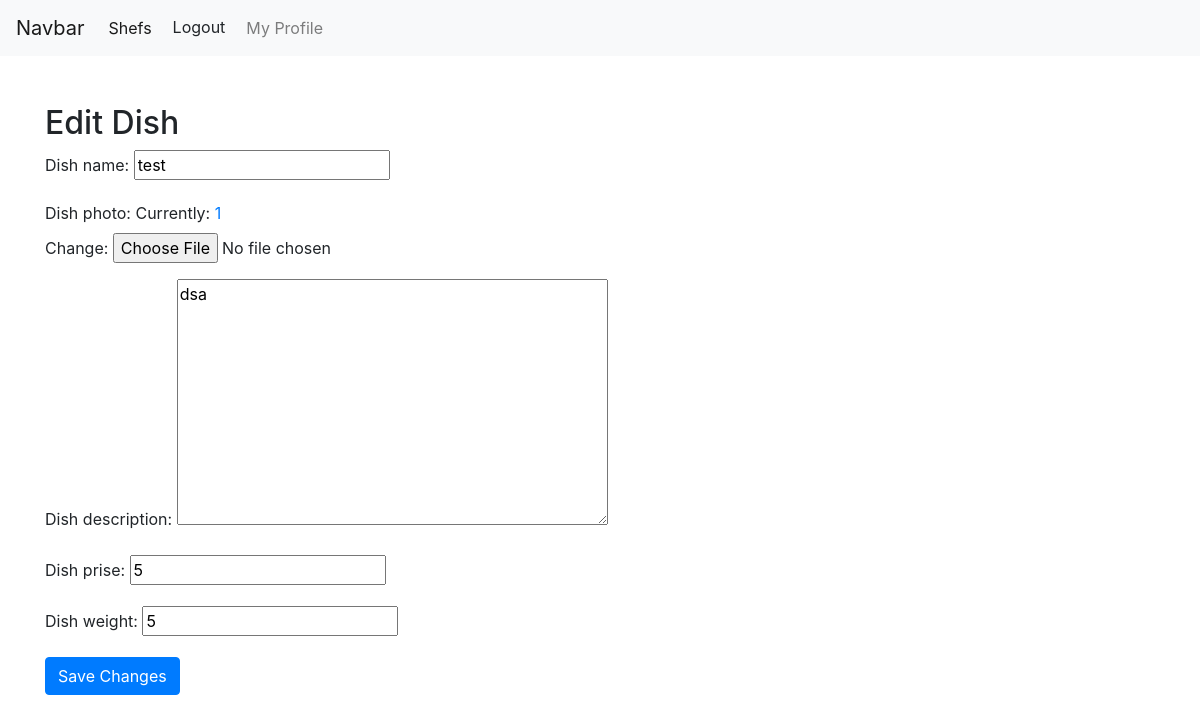
Before: /food-items/edit_dish/1 (signed in) with the older database file.
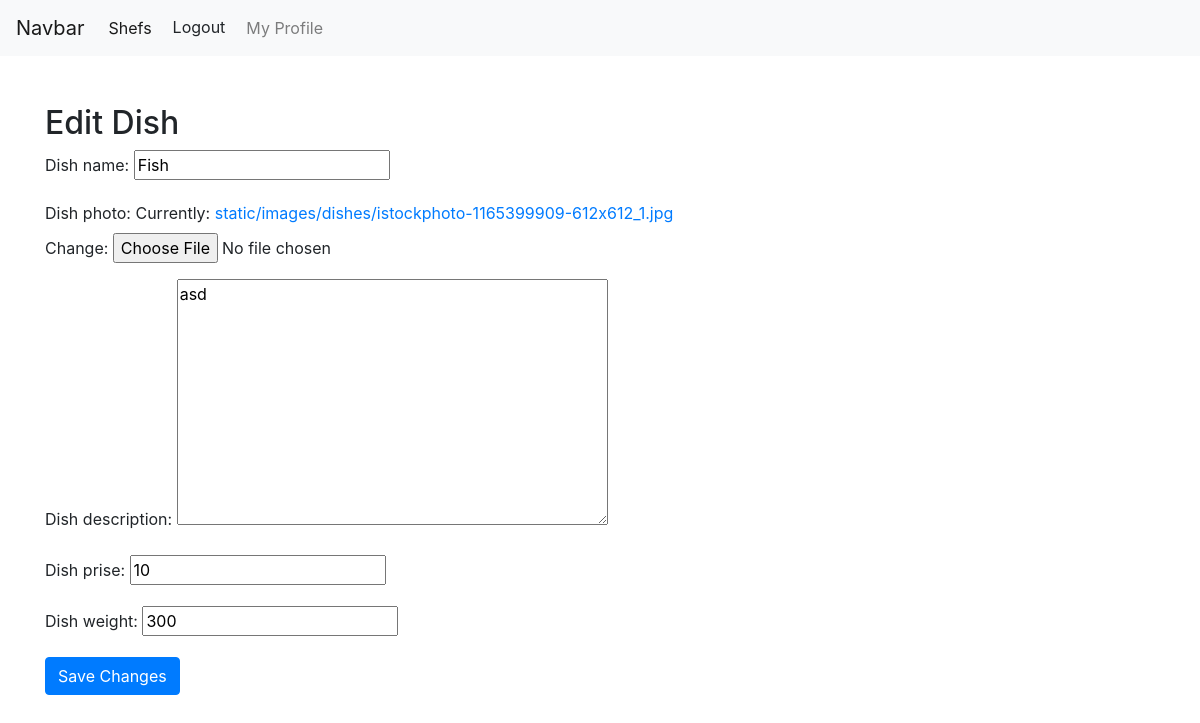
After: the same page with the newer database file.
### dishes/models.py (models this page shows, shortened)
class Dishes(models.Model):
    dish_name = models.CharField(max_length=100)
    dish_photo = models.ImageField(upload_to="static/images/dishes/")
    dish_description = models.TextField()
    chef = models.ForeignKey(Shefs, on_delete=models.CASCADE, related_name="dishes")
    dish_prise = models.IntegerField()
    dish_weight = models.IntegerField()

### main/views.py (the view)
# urls.py: path("food-items/edit_dish/<int:dish_id>", views.edit_dish, name="edit_dish"),
@login_required
def edit_dish(request, dish_id):
    dish = get_object_or_404(Dishes, id=dish_id)
    if request.method == "POST":
        form = EditDish(request.POST, request.FILES, instance=dish)
        if form.is_valid():
            form.save()
            return redirect("all_food_items")
    else:
        form = EditDish(instance=dish)
    return render(request, "edit_dish.html", {"form": form, "dish": dish})

### main/forms.py
class EditDish(ModelForm):
    class Meta:
        model = Dishes
        fields = ["dish_name", "dish_photo", "dish_description", "dish_prise", "dish_weight"]

### templates/edit_dish.html (shortened to what this page needs)
{% extends 'base.html' %}
{% block content %}
<div class="container mt-5">
    <h2>Edit Dish</h2>
    <form method="post" enctype="multipart/form-data">
        {{ form.as_p }}
        <button type="submit" class="btn btn-primary">Save Changes</button>
    </form>
</div>
{% endblock content %}

Changed rows visible on the page:
changed Dishes: dish_name "test" → "Fish"; dish_description "dsa" → "asd"; dish_prise "5" → "10"; dish_weight "5" → "300"
Other visible differences:
text no longer shown: "Dish name: Dish photo: Currently: 1 Change: Dish description: Dish prise: Dish weight:"
text now shown: "Dish name: Dish photo: Currently: static/images/dishes/istockphoto-1165399909-612x612_1.jpg Change: Dish description: Dish prise: Dish weight:"
